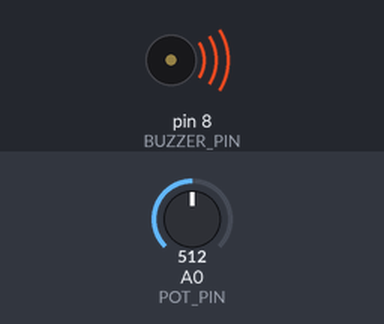
The sketch below on a simulated Arduino Uno, built with avr-gcc and run on an emulated ATmega328P. Shown: buzzer (waves = sounding). Inputs (shaded band) come from the test bench; at power-on: A0 (POT_PIN) = 512. What the sketch prints to the serial monitor is not drawn.

Above: at 0.1 s.
Timing chart, 0 to 1.6 s (numbered marks = the images above):
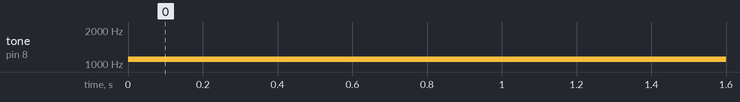

Measured:
- by itself, tone on pin 8 (BUZZER_PIN): silent → 1100 Hz at 0.00 s

The sketch:

pot_theremin.ino
```cpp
// Lesson 03, Extension 2 — pot theremin
// Pot: left->5V, middle->A0, right->GND
// Passive buzzer: + leg -> pin 8, - leg -> GND

const int POT_PIN = A0;
const int BUZZER_PIN = 8;

void setup() {
  Serial.begin(9600);
}

void loop() {
  int raw = analogRead(POT_PIN);
  int pitch = map(raw, 0, 1023, 200, 2000);   // Hz
  tone(BUZZER_PIN, pitch);
  Serial.println(pitch);
  delay(20);
  // Your turn: add noTone() below a threshold so full-left = silence.
}
```
